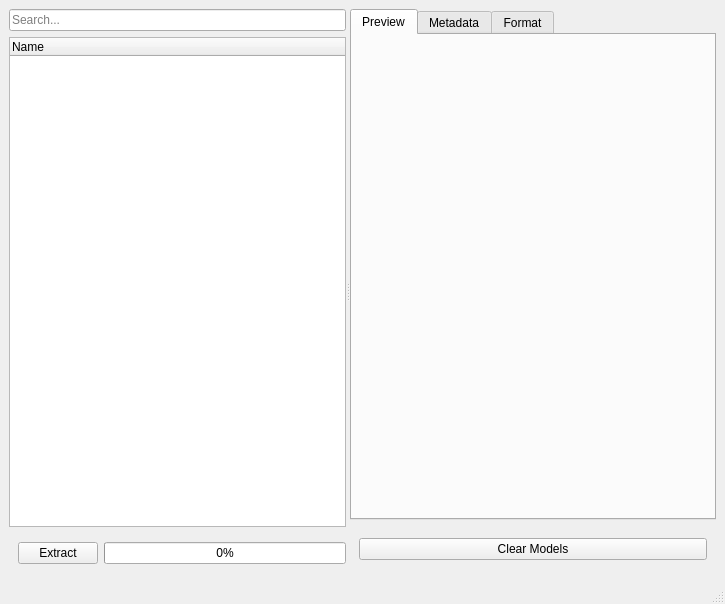
<?xml version="1.0" encoding="UTF-8"?>
<ui version="4.0">
 <class>MainWindow</class>
 <widget class="QMainWindow" name="MainWindow">
  <property name="geometry">
   <rect>
    <x>0</x>
    <y>0</y>
    <width>725</width>
    <height>604</height>
   </rect>
  </property>
  <property name="windowTitle">
   <string>Warframe Extractor</string>
  </property>
  <widget class="QWidget" name="centralwidget">
   <layout class="QVBoxLayout" name="verticalLayout_5">
    <item>
     <widget class="QSplitter" name="splitter">
      <property name="sizePolicy">
       <sizepolicy hsizetype="Expanding" vsizetype="Expanding">
        <horstretch>0</horstretch>
        <verstretch>0</verstretch>
       </sizepolicy>
      </property>
      <property name="orientation">
       <enum>Qt::Orientation::Horizontal</enum>
      </property>
      <widget class="QWidget" name="layoutWidget">
       <layout class="QHBoxLayout" name="horizontalLayout">
        <item>
         <layout class="QVBoxLayout" name="verticalLayout_2">
          <item>
           <widget class="QLineEdit" name="searchLineEdit">
            <property name="placeholderText">
             <string>Search...</string>
            </property>
            <property name="clearButtonEnabled">
             <bool>true</bool>
            </property>
           </widget>
          </item>
          <item>
           <widget class="QTreeWidget" name="treeWidget">
            <column>
             <property name="text">
              <string>Name</string>
             </property>
            </column>
           </widget>
          </item>
          <item>
           <layout class="QHBoxLayout" name="horizontalLayout_3">
            <item>
             <widget class="QFrame" name="frame">
              <property name="frameShape">
               <enum>QFrame::Shape::NoFrame</enum>
              </property>
              <property name="frameShadow">
               <enum>QFrame::Shadow::Raised</enum>
              </property>
              <layout class="QHBoxLayout" name="horizontalLayout_2">
               <property name="rightMargin">
                <number>0</number>
               </property>
               <item>
                <widget class="QPushButton" name="ExtractButton">
                 <property name="sizePolicy">
                  <sizepolicy hsizetype="Fixed" vsizetype="Fixed">
                   <horstretch>0</horstretch>
                   <verstretch>0</verstretch>
                  </sizepolicy>
                 </property>
                 <property name="text">
                  <string>Extract</string>
                 </property>
                 <property name="shortcut">
                  <string/>
                 </property>
                 <property name="checkable">
                  <bool>false</bool>
                 </property>
                 <property name="checked">
                  <bool>false</bool>
                 </property>
                 <property name="default">
                  <bool>false</bool>
                 </property>
                 <property name="flat">
                  <bool>false</bool>
                 </property>
                </widget>
               </item>
               <item>
                <widget class="QProgressBar" name="ExtractProgressBar">
                 <property name="value">
                  <number>0</number>
                 </property>
                 <property name="format">
                  <string>%p%</string>
                 </property>
                </widget>
               </item>
              </layout>
             </widget>
            </item>
           </layout>
          </item>
         </layout>
        </item>
       </layout>
      </widget>
      <widget class="QWidget" name="horizontalLayoutWidget">
       <layout class="QHBoxLayout" name="horizontalLayout_4">
        <item>
         <layout class="QVBoxLayout" name="verticalLayout_4">
          <item>
           <widget class="QTabWidget" name="tabWidget">
            <property name="currentIndex">
             <number>0</number>
            </property>
            <widget class="QWidget" name="Preview">
             <attribute name="title">
              <string>Preview</string>
             </attribute>
             <layout class="QVBoxLayout" name="verticalLayout_3"/>
            </widget>
            <widget class="QWidget" name="Metadata">
             <attribute name="title">
              <string>Metadata</string>
             </attribute>
             <layout class="QVBoxLayout" name="verticalLayout">
              <item>
               <widget class="QPlainTextEdit" name="MetadataCommonHeader"/>
              </item>
              <item>
               <layout class="QGridLayout" name="gridLayout">
                <item row="0" column="0">
                 <widget class="QLabel" name="MetadataModifiedLabel">
                  <property name="maximumSize">
                   <size>
                    <width>120</width>
                    <height>16777215</height>
                   </size>
                  </property>
                  <property name="text">
                   <string>Modified</string>
                  </property>
                 </widget>
                </item>
                <item row="2" column="1">
                 <widget class="QLabel" name="MetadataDecompressedValue">
                  <property name="text">
                   <string/>
                  </property>
                 </widget>
                </item>
                <item row="2" column="0">
                 <widget class="QLabel" name="MetadataDecompressedLabel">
                  <property name="maximumSize">
                   <size>
                    <width>120</width>
                    <height>16777215</height>
                   </size>
                  </property>
                  <property name="text">
                   <string>Decompressed</string>
                  </property>
                 </widget>
                </item>
                <item row="1" column="0">
                 <widget class="QLabel" name="MetadataCompressedLabel">
                  <property name="maximumSize">
                   <size>
                    <width>120</width>
                    <height>16777215</height>
                   </size>
                  </property>
                  <property name="text">
                   <string>Compressed</string>
                  </property>
                 </widget>
                </item>
                <item row="1" column="1">
                 <widget class="QLabel" name="MetadataCompressedValue">
                  <property name="text">
                   <string/>
                  </property>
                 </widget>
                </item>
                <item row="0" column="1">
                 <widget class="QLabel" name="MetadataModifiedValue">
                  <property name="text">
                   <string/>
                  </property>
                 </widget>
                </item>
               </layout>
              </item>
             </layout>
            </widget>
            <widget class="QWidget" name="Format">
             <attribute name="title">
              <string>Format</string>
             </attribute>
             <layout class="QVBoxLayout" name="verticalLayout_6"/>
            </widget>
           </widget>
          </item>
          <item>
           <widget class="QWidget" name="PreviewButtonsArea" native="true">
            <property name="sizePolicy">
             <sizepolicy hsizetype="Preferred" vsizetype="Fixed">
              <horstretch>0</horstretch>
              <verstretch>0</verstretch>
             </sizepolicy>
            </property>
            <property name="minimumSize">
             <size>
              <width>0</width>
              <height>47</height>
             </size>
            </property>
            <layout class="QHBoxLayout" name="horizontalLayout_5">
             <item>
              <widget class="QPushButton" name="ClearButton">
               <property name="text">
                <string>Clear Models</string>
               </property>
              </widget>
             </item>
            </layout>
           </widget>
          </item>
         </layout>
        </item>
       </layout>
      </widget>
     </widget>
    </item>
   </layout>
  </widget>
  <widget class="QStatusBar" name="statusbar"/>
 </widget>
 <resources/>
 <connections/>
</ui>
